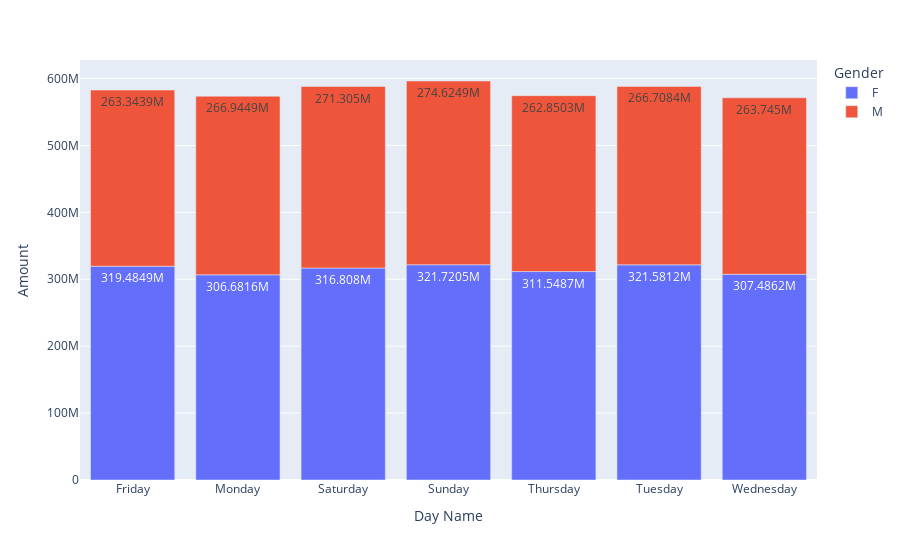

The cell this chart's notebook holds for it:
### Code cell
# creating a chart of the data
px.bar(spending_per_day, x="Day Name", y="Amount",color="Gender", text_auto=True)

### Figure 1 — Plotly figure (JSON) as saved in the notebook; plotly's stock layout.template omitted (floating-point values rounded to 4 significant figures)
{"data": [{"alignmentgroup": "True", "hovertemplate": "Gender=F<br>Day Name=%{x}<br>Amount=%{y}<extra></extra>", "legendgroup": "F", "marker": {"color": "#636efa", "pattern": {"shape": ""}}, "name": "F", "offsetgroup": "F", "orientation": "v", "showlegend": true, "textposition": "auto", "texttemplate": "%{y}", "type": "bar", "x": ["Friday", "Monday", "Saturday", "Sunday", "Thursday", "Tuesday", "Wednesday"], "xaxis": "x", "y": [319484869, 306681553, 316807962, 321720502, 311548731, 321581211, 307486202], "yaxis": "y"}, {"alignmentgroup": "True", "hovertemplate": "Gender=M<br>Day Name=%{x}<br>Amount=%{y}<extra></extra>", "legendgroup": "M", "marker": {"color": "#EF553B", "pattern": {"shape": ""}}, "name": "M", "offsetgroup": "M", "orientation": "v", "showlegend": true, "textposition": "auto", "texttemplate": "%{y}", "type": "bar", "x": ["Friday", "Monday", "Saturday", "Sunday", "Thursday", "Tuesday", "Wednesday"], "xaxis": "x", "y": [263343938, 266944922, 271305008, 274624865, 262850287, 266708361, 263744962], "yaxis": "y"}], "layout": {"barmode": "relative", "legend": {"title": {"text": "Gender"}, "tracegroupgap": 0}, "margin": {"t": 60}, "xaxis": {"anchor": "y", "domain": [0, 1], "title": {"text": "Day Name"}}, "yaxis": {"anchor": "x", "domain": [0, 1], "title": {"text": "Amount"}}}}
